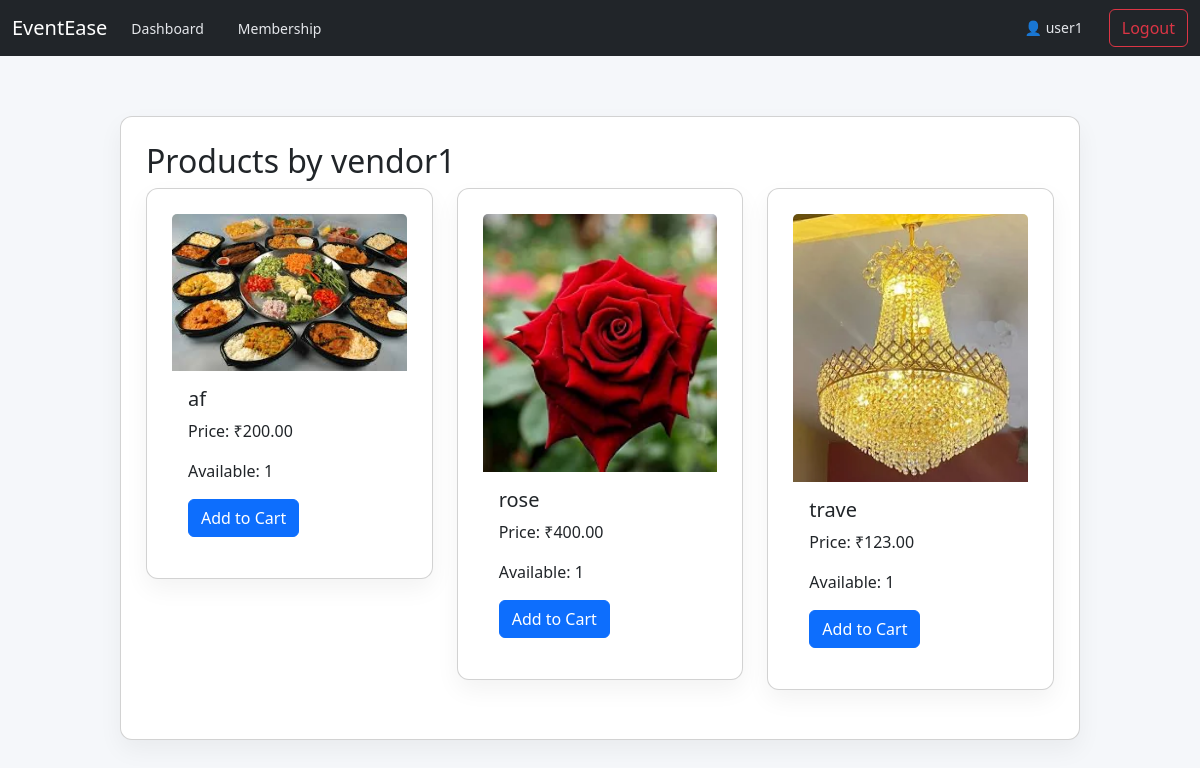
The page /user/vendors/catering/shop/3/ (signed in) on the database its author committed.
### eventsapp/models.py (models this page shows, shortened)
class CustomUser(AbstractUser):
    ROLE_CHOICES = (
        ('USER', 'User'),
        ('VENDOR', 'Vendor'),
        ('ADMIN', 'Admin'),
    )
    MEMBERSHIP_CHOICES = (
        ('6m', '6 months'),
        ('1y', '1 year'),
        ('2y', '2 years'),
    )
    VENDOR_CATEGORY = (
        ('catering', 'Catering'),
        ('florist', 'Florist'),
        ('decoration', 'Decoration'),
        ('lighting', 'Lighting'),
    )
    role = models.CharField(max_length=10, choices=ROLE_CHOICES, default='USER')
    vendor_category = models.CharField(max_length=20, choices=VENDOR_CATEGORY, blank=True, null=True)
    membership = models.CharField(max_length=2, choices=MEMBERSHIP_CHOICES, default='6m')
    membership_expiry = models.DateTimeField(blank=True, null=True)

class VendorProduct(models.Model):
    STATUS_CHOICES = (
        ('received', 'Received'),
        ('ready', 'Ready for Shipping'),
        ('out', 'Out For Delivery'),
    )
    vendor = models.ForeignKey(CustomUser, on_delete=models.CASCADE, limit_choices_to={'role': 'VENDOR'})
    name = models.CharField(max_length=200)
    quantity = models.PositiveIntegerField(default=1)
    price = models.DecimalField(max_digits=10, decimal_places=2)
    image = models.ImageField(upload_to='products/', blank=True, null=True)
    status = models.CharField(max_length=20, choices=STATUS_CHOICES, default='received')
    created_at = models.DateTimeField(auto_now_add=True)

### eventsapp/views.py (the view)
# urls.py: path('user/vendors/<str:category>/shop/<int:vendor_id>/', views.shop_items, name='shop_items'),
@role_required('USER')
def shop_items(request, category, vendor_id):
    vendor = get_object_or_404(CustomUser, id=vendor_id, role='VENDOR')
    products = VendorProduct.objects.filter(vendor=vendor)
    return render(request, 'user/shop_items.html', {'products': products, 'vendor': vendor})

### eventsapp/views.py (called while the page is built)
def role_required(role):
    def decorator(view_func):
        @wraps(view_func)
        def _wrapped(request, *args, **kwargs):
            if not request.user.is_authenticated:
                return redirect('login')
            if request.user.role != role:
                messages.error(request, 'Access denied.')
                return redirect('/')
            return view_func(request, *args, **kwargs)
        return _wrapped
    return decorator

### eventsapp/templates/user/shop_items.html
{% extends 'base.html' %}
{% block content %}
<div class="card h-100">
    <h2>Products by {{ vendor.username }}</h2>
    <div class="row">
        {% for product in products %}
            <div class="col-md-4 mb-4">
                <div class="card">
                    {% if product.image %}
                        <img src="{{ product.image.url }}" class="card-img-top" alt="{{ product.name }}">
                    {% endif %}
                    <div class="card-body">
                        <h5 class="card-title">{{ product.name }}</h5>
                        <p class="card-text">Price: ₹{{ product.price }}</p>
                        <p class="card-text">Available: {{ product.quantity }}</p>
                        <a href="/cart/add/{{ product.id }}/" class="btn btn-primary">Add to Cart</a>
                    </div>
                </div>
            </div>
        {% endfor %}
    </div>
</div>
{% endblock %}

### eventsapp/templates/base.html (shortened to what this page needs)
<!DOCTYPE html>
<html>
<head>
    <link rel="stylesheet" href="https://cdn.jsdelivr.net/npm/bootstrap@5.3.2/dist/css/bootstrap.min.css">
    <link rel="stylesheet" href="/static/css/style.css">
</head>
<body>
<nav class="navbar navbar-expand-lg navbar-dark bg-dark">
    <div class="container-fluid">
        <a class="navbar-brand" href="/">EventEase</a>
        <div class="collapse navbar-collapse">
            <ul class="navbar-nav me-auto mb-2 mb-lg-0">
                {% if request.user.is_authenticated %}
                    {% if request.user.role == "USER" %}
                        <li class="nav-item"><a href="/user/" class="nav-link">Dashboard</a></li>
                        <li class="nav-item"><a href="/user/membership/" class="nav-link">Membership</a></li>
                    {% elif request.user.role == "VENDOR" %}
                        <li class="nav-item"><a href="/vendor/" class="nav-link">Dashboard</a></li>
                        <li class="nav-item"><a href="/vendor/membership/" class="nav-link">Membership</a></li>
                    {% elif request.user.role == "ADMIN" %}
                        <li class="nav-item"><a href="/admin-dashboard/" class="nav-link">Dashboard</a></li>
                    {% endif %}
                {% endif %}
            </ul>
            <ul class="navbar-nav">
                {% if request.user.is_authenticated %}
                    <li class="nav-item"><span class="nav-link">👤 {{ request.user.username }}</span></li>
                    <li class="nav-item"><a href="/logout/" class="btn btn-outline-danger">Logout</a></li>
                {% else %}
                    <li class="nav-item"><a href="/login/" class="nav-link">Login</a></li>
                    <li class="nav-item"><a href="/register/" class="nav-link">Register</a></li>
                {% endif %}
            </ul>
        </div>
    </div>
</nav>
<div class="container">
    {% block content %}
    {% endblock %}
</div>
</body>
</html>

### eventsapp/static/css/style.css (style rules this page uses)
body { margin: 0; font-family: 'Segoe UI', sans-serif; background: #f5f7fa; }
.container { max-width: 1000px; margin: 40px auto; padding: 20px; }
.card { background: white; padding: 25px; border-radius: 12px; box-shadow: 0 10px 25px rgba(0, 0, 0, 0.05); }
.nav-link { margin-right: 18px; color: #e5e7eb; text-decoration: none; font-size: 14px; }

### rows shown on the page
CustomUser: user.username "user1"
CustomUser: username "vendor1"
VendorProduct: image (picture), name "af", price "200.00", quantity "1"
VendorProduct: image (picture), name "rose", price "400.00", quantity "1"
VendorProduct: image (picture), name "trave", price "123.00", quantity "1"
